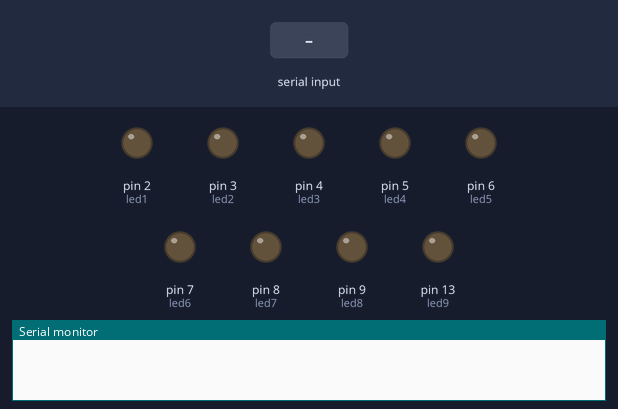
Bench run of a sketch on a simulated Arduino Uno, built with avr-gcc and run on an emulated ATmega328P. Shown: output pins drawn as LEDs (lit = HIGH), the last lines printed to the serial monitor. The test bench sets the inputs (shaded band).

Above: at 1.2 s.
1.3 s: "A" received over Serial
At 2.1 s:
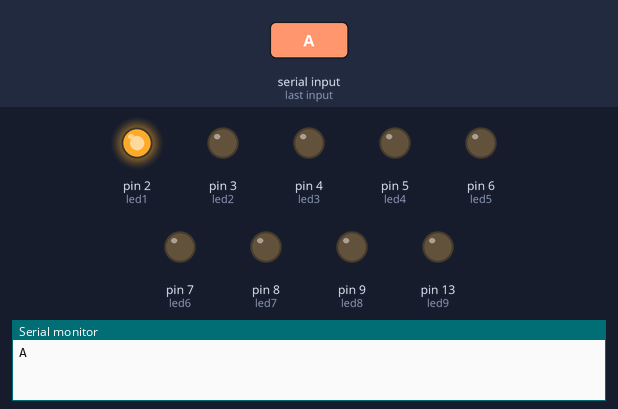
2.8 s: byte 70 ('F') received over Serial
At 3.3 s:
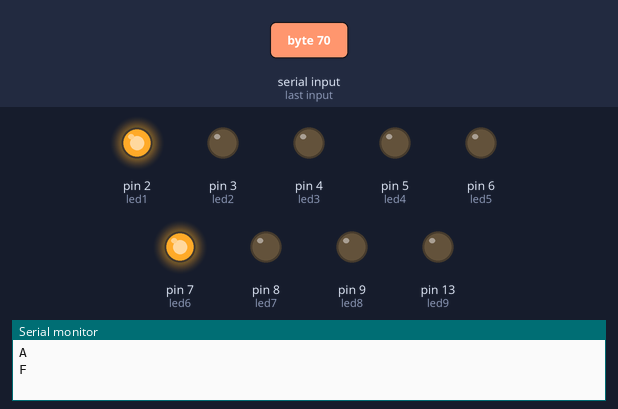
4.3 s: byte 71 ('G') received over Serial
At 5.5 s:
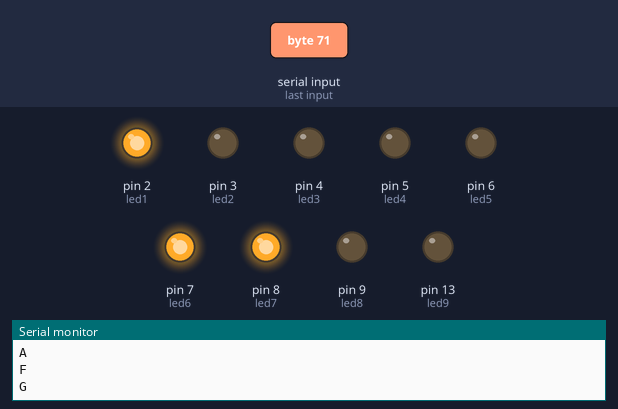
5.8 s: byte 102 ('f') received over Serial
At 6.8 s:
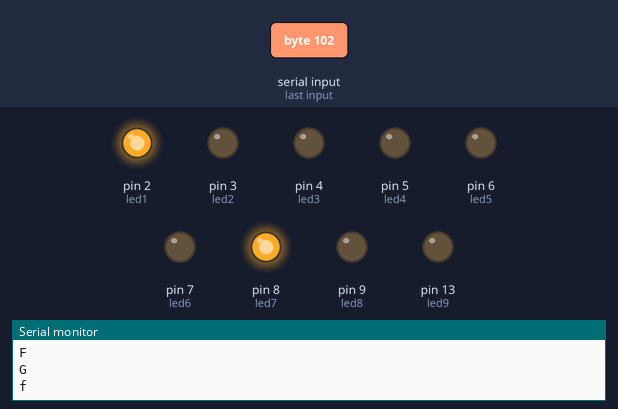
7.3 s: byte 72 ('H') received over Serial
At 7.9 s:
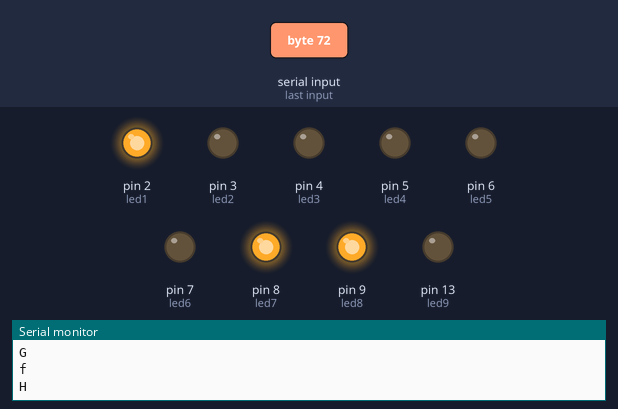
8.8 s: byte 103 ('g') received over Serial
At 10.2 s:
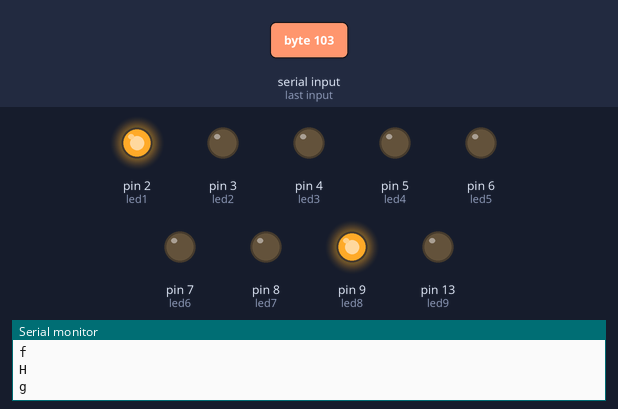
Timing chart, 0 to 11.3 s (numbered marks = the images above; inputs shaded):
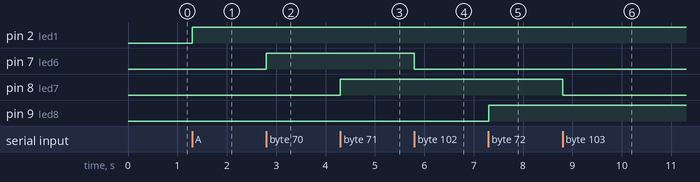

Measured:
- after the input at 1.3 s, pin 2 (led1): LOW → HIGH at once
- after the input at 2.8 s, pin 7 (led6): LOW → HIGH at once
- after the input at 4.3 s, pin 8 (led7): LOW → HIGH at once
- after the input at 5.8 s, pin 7 (led6): HIGH → LOW at once
- after the input at 7.3 s, pin 9 (led8): LOW → HIGH at once
- after the input at 8.8 s, pin 8 (led7): HIGH → LOW at once

The sketch:

bluetooth_test.ino
```cpp
char val;
#define led1 2
#define led2 3
#define led3 4
#define led4 5
#define led5 6
#define led6 7
#define led7 8
#define led8 9
#define led9 13
void setup()
{

Serial.begin(9600);
pinMode(led1,OUTPUT);
pinMode(led2,OUTPUT);
pinMode(led3,OUTPUT);
pinMode(led4,OUTPUT);
pinMode(led5,OUTPUT);
pinMode(led6,OUTPUT);
pinMode(led7,OUTPUT);
pinMode(led8,OUTPUT);
pinMode(led9,OUTPUT);
}

void loop()
{

if (Serial.available())
{
  val = Serial.read();
  Serial.println(val);
  if(val == 'A')
  digitalWrite(led1,HIGH);
  else if(val == 'a')
  digitalWrite(led1,LOW);
  else if(val == 'B')
  digitalWrite(led2,HIGH);
  else if(val == 'b')
  digitalWrite(led2,LOW);
  else if(val == 'C')
  digitalWrite(led3,HIGH);
  else if(val == 'c')
  digitalWrite(led3,LOW);
  else if(val == 'D')
  digitalWrite(led4,HIGH);
  else if(val == 'd')
  digitalWrite(led4,LOW);
  else if(val == 'E')
  digitalWrite(led5,HIGH);
  else if(val == 'e')
  digitalWrite(led5,LOW);
  else if(val == 'F')
  digitalWrite(led6,HIGH);
  else if(val == 'f')
  digitalWrite(led6,LOW);
  else if(val == 'G')
  digitalWrite(led7,HIGH);
  else if(val == 'g')
  digitalWrite(led7,LOW);
  else if(val == 'H')
  digitalWrite(led8,HIGH);
  else if(val == 'h')
  digitalWrite(led8,LOW);
  else if(val == 'I')
  digitalWrite(led9,HIGH);
  else if(val == 'i')
  digitalWrite(led9,LOW);
  }

}
```
